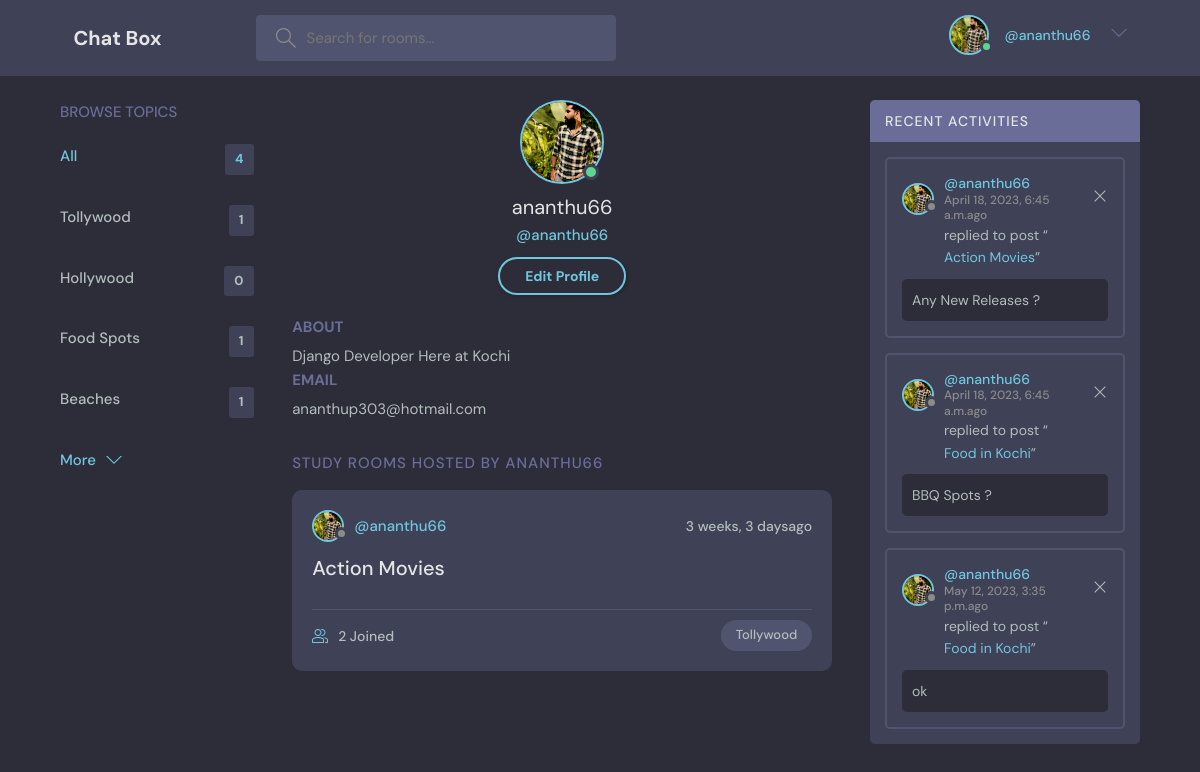
Screenshot of /profile/1 (signed in) with the database file from the repository.
### chatapp/models.py (models this page shows, shortened)
class ProfileModel(models.Model):
    name=models.OneToOneField(User,on_delete=models.CASCADE,null=True)
    email=models.EmailField(null=True,blank=True)
    bio=models.CharField(max_length=200,null=True,blank=True)
    profile_pic=models.ImageField(null=True,blank=True,default="gofg_7CJTSER.jpg")

class Topic(models.Model):
    name=models.CharField(max_length=100)
    def __str__(self):
        return self.name

class Room(models.Model):
    host=models.ForeignKey(User,models.SET_NULL,null=True)
    topic= models.ForeignKey(Topic,models.SET_NULL,null=True)
    sub_topic=models.CharField(max_length=200)
    participants=models.ManyToManyField(User,related_name='participants')
    created=models.DateTimeField(auto_now_add=True)
    updated=models.DateTimeField(auto_now=True)

class Message(models.Model):
    user=models.ForeignKey(User,on_delete=models.CASCADE)
    room=models.ForeignKey(Room,on_delete=models.CASCADE)
    body=models.TextField()
    created=models.DateTimeField(auto_now_add=True)
    updated=models.DateTimeField(auto_now=True)

### chatapp/views.py (the view)
# urls.py: path('profile/<int:id>',userprofile,name='user-profile'),
@login_required(login_url='login')
def userprofile(request,id):
   user=User.objects.get(id=id)
   Topicc=Topic.objects.all()[0:6]
   rooms=user.room_set.all() #can get all the rooms created by the user
   msg=user.message_set.all()
   return render(request,'profile-new.html',{'user':user,'rooms':rooms,'messages':msg,'Topic':Topicc})

### chatapp/templates/profile-new.html (shortened to what this page needs)
<!DOCTYPE html>
<html lang="en">
<head>
</head>
<body>
  <header class="header header--loggedIn">
    <div class="container">
      <a href="/" class="header__logo">
        <h1>Chat Box</h1>
      </a>
      <form class="header__search" method="GET">
        <label>
          <input type="text" name="q" placeholder="Search for rooms..." />
        </label>
      </form>
      <nav class="header__menu">
        <div class="header__user">
          <a href="{% url 'user-profile' request.user.id %}">
            <div class="avatar avatar--medium active">
              <img src="{{request.user.profilemodel.profile_pic.url}}" />
            </div>
            <p><span>@{{request.user}}</span></p>
          </a>
          <button class="dropdown-button">
            <svg version="1.1" xmlns="http://www.w3.org/2000/svg" width="32" height="32" viewBox="0 0 32 32">
              <title>chevron-down</title>
              <path d="M16 21l-13-13h-3l16 16 16-16h-3l-13 13z"></path>
            </svg>
          </button>
        </div>
      </nav>
    </div>
  </header>
  <main class="profile-page layout layout--3">
    <div class="container">
      <div class="topics">
        <div class="topics__header">
          <h2>Browse Topics</h2>
        </div>
        <ul class="topics__list">
          <li>
            <a href="{% url 'home' %}" class="active">All <span>{{Topic.count}}</span></a>
          </li>
          {% for topic in Topic %}
          <li>
            <a href="{% url 'home' %}?q={{topic.name}}">{{topic.name}} <span>{{topic.room_set.all.count}}</span></a>
          </li>
          {% endfor %}
        </ul>
        <a class="btn btn--link" href="{% url 'topics' %}">
          More
          <svg version="1.1" xmlns="http://www.w3.org/2000/svg" width="32" height="32" viewBox="0 0 32 32">
            <title>chevron-down</title>
            <path d="M16 21l-13-13h-3l16 16 16-16h-3l-13 13z"></path>
          </svg>
        </a>
      </div>
      <div class="roomList">
        <div class="profile">
          <div class="profile__avatar">
            <div class="avatar avatar--large active">
              <img src="{{user.profilemodel.profile_pic.url}}" />
            </div>
          </div>
          <div class="profile__info">
            <h3>{{user.username}}</h3>
            <p>@{{user.username}}</p>
            {% if request.user == user %}
            <a href="{% url 'update-user' request.user.id %}" class="btn btn--main btn--pill">Edit Profile</a>
            {% endif %}
          </div>
          <div class="profile__about">
            <h3>About</h3>
            <p>
          {{user.profilemodel.bio}}
            </p>
            <h3>Email</h3>
            <p>
          {{user.profilemodel.email}}
            </p>
          </div>
        </div>
        <div class="roomList__header">
          <div>
            <h2>Study Rooms Hosted by {{user}}</a>
            </h2>
          </div>
        </div>
        {% for i in rooms %}
          <div class="roomListRoom">
            <div class="roomListRoom__header">
              <a href="" class="roomListRoom__author">
                <div class="avatar avatar--small">
                  <img src="{{user.profilemodel.profile_pic.url}}" />
                </div>
                <span>@{{i.host}} {{i.profile_pic.url}}</span>
              </a>
              <div class="roomListRoom__actions">
              <span>{{i.created|timesince}}ago</span>
              </div>
            </div>
            <div class="roomListRoom__content">
              <a href="{% url 'room' i.id %}">{{i.sub_topic}}</a>
            </div>
            <div class="roomListRoom__meta">
              <a href="room.html" class="roomListRoom__joined">
               {{i.participants.all.count}} Joined
              </a>
              <p class="roomListRoom__topic">{{i.topic}}</p>
            </div>
          </div>
          {% endfor %}
      </div>
      <div class="activities">
        <div class="activities__header">
          <h2>Recent Activities</h2>
        </div>
        {% for i in messages %}
        <div class="activities__box">
          <div class="activities__boxHeader roomListRoom__header">
            <a href="{% url 'user-profile' i.user.id %}" class="roomListRoom__author">
              <div class="avatar avatar--small">
                <img src="{{user.profilemodel.profile_pic.url}}" />
              </div>
              <p>
                @{{i.user}}
                <span>{{i.created}}ago</span>
              </p>
            </a>
            {% if request.user == i.user %}
            <div class="roomListRoom__actions">
              <a href="{% url 'delete-message' i.id%}">
                <svg version="1.1" xmlns="http://www.w3.org/2000/svg" width="32" height="32" viewBox="0 0 32 32">
                  <title>remove</title>
                  <path
                    d="M27.314 6.019l-1.333-1.333-9.98 9.981-9.981-9.981-1.333 1.333 9.981 9.981-9.981 9.98 1.333 1.333 9.981-9.98 9.98 9.98 1.333-1.333-9.98-9.98 9.98-9.981z"
                  ></path>
                </svg>
              </a>
            </div>
            {% endif %}
          </div>
          <div class="activities__boxContent">
            <p>replied to post “<a href="/room/{{i.room.id}}">{{i.room.sub_topic}}</a>”</p>
            <div class="activities__boxRoomContent">
              {{i.body}}
            </div>
          </div>
        </div>
        {% endfor %}
      </div>
    </div>
  </main>
</body>
</html>

### rows the page displays
Topic: name "Tollywood", room_set.all.count "1"
Topic: name "Hollywood", room_set.all.count "0"
Topic: name "Food Spots", room_set.all.count "1"
Topic: name "Beaches", room_set.all.count "1"
Room: profilemodel.profile_pic (picture), host "ananthu66", created "3 weeks, 3 days", sub_topic "Action Movies", participants.all.count "2", topic "Tollywood"
Message: profilemodel.profile_pic (picture), user "ananthu66", created "April 18, 2023, 6:45 a.m.", room.sub_topic "Action Movies", body "Any New Releases ?"
Message: profilemodel.profile_pic (picture), user "ananthu66", created "April 18, 2023, 6:45 a.m.", room.sub_topic "Food in Kochi", body "BBQ Spots ?"
Message: profilemodel.profile_pic (picture), user "ananthu66", created "May 12, 2023, 3:35 p.m.", room.sub_topic "Food in Kochi", body "ok"

### other values shown
{{ request.user }} "ananthu66"
{{ Topic.count }} "4"
{{ user.username }} "ananthu66"
{{ user.profilemodel.bio }} "Django Developer Here at Kochi"
{{ user.profilemodel.email }} "ananthup303@hotmail.com"
{{ user }} "ANANTHU66"
